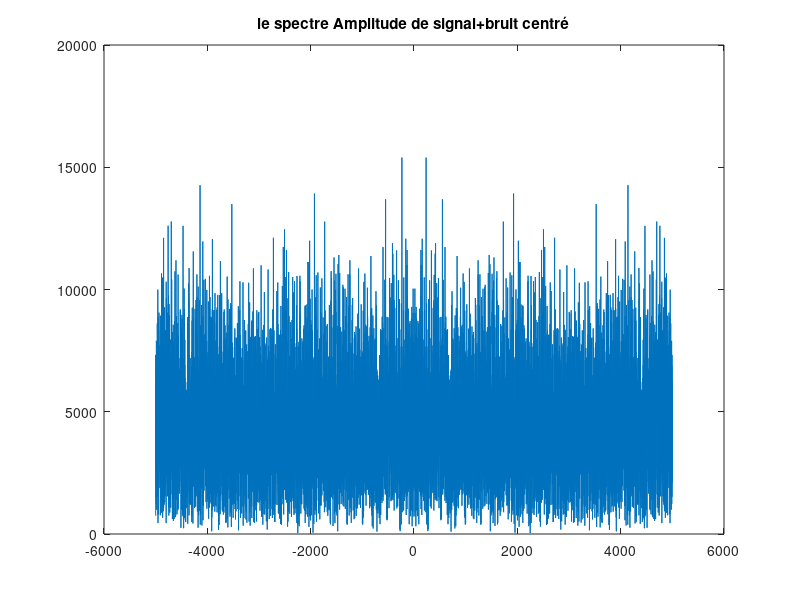

Write MATLAB code to recreate this figure.
clear all
close all
clc
fe = 1e4;
te = 1/fe;
N = 10000; 
%% ---1---
t = (0:N-1)*te; 
x = 1.2*cos(2*pi*440*t+1.2)+3*cos(2*pi*550*t)+0.6*cos(2*pi*2500*t);
plot(t,x);
title('le signal');
%% ---2---
 f =(0:N-1)*(fe/N); 
 y = fft(x); 
 plot(f,abs(y));
 title('le spectre Amplitude avec fft');
%% ---3---
fshift = (-N/2:N/2-1)*(fe/N)
plot(fshift,fftshift(2*abs(y)/N));
title('le spectre Amplitude centré avec fftshift');
%% ---4---
% bruit=5*randn(size(x)) % bruit avec petite amplitude
bruit = 20*randn(size(x));%bruit
xnoise = x+bruit; % signal+bruit
plot(xnoise);
title('le signal bruité');

%% ---5---
sound(x)
sound(xnoise)
%% ---6---
ybruit = fft(xnoise); % le spectre de signal+bruit
plot(fshift,fftshift(abs(ybruit)));
title('le spectre Amplitude de signal+bruit centré');
%% ---7---
bruit = 50*randn(size(x));%bruit
xnoise = x+bruit; % signal+bruit
ybruit = fft(xnoise); % le spectre de signal+bruit
plot(fshift,fftshift(abs(ybruit)));
title('le spectre Amplitude de signal+bruit centré');